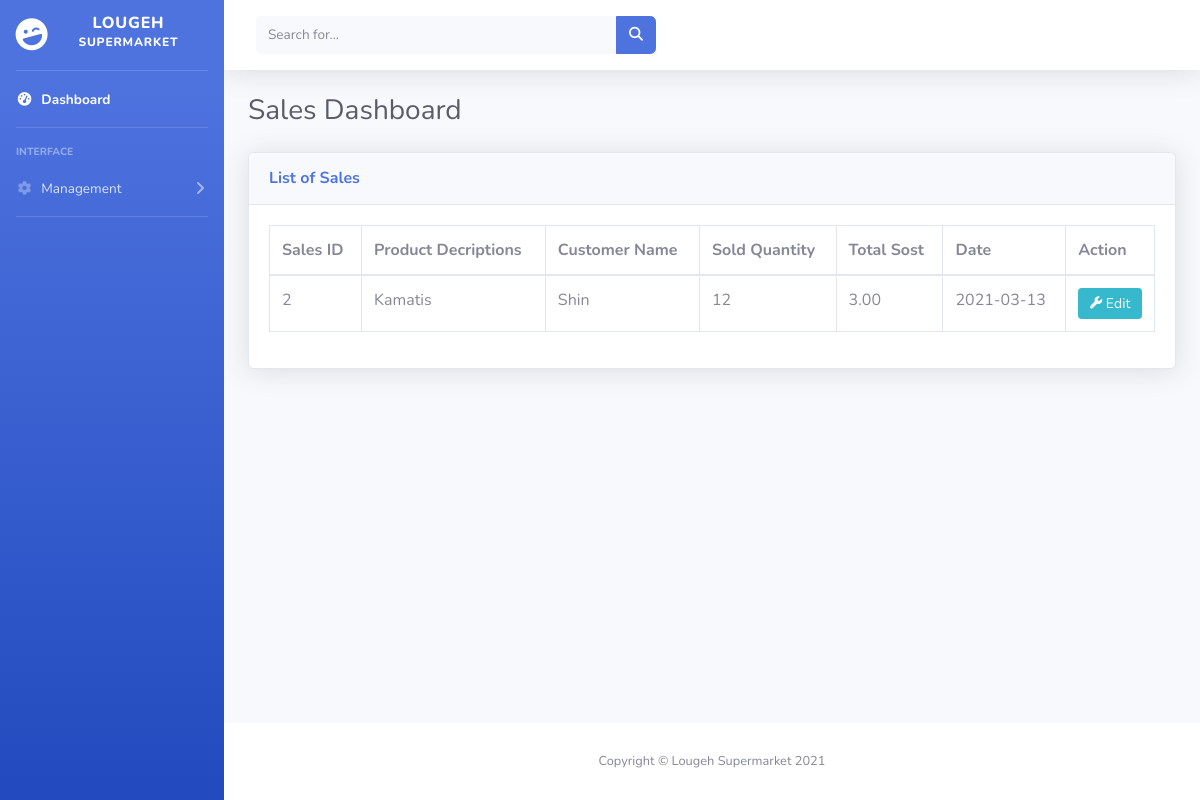
The page / on the database its author committed.
### tables this page shows
CREATE TABLE IF NOT EXISTS `sales_tbl` (
  `Sales_ID` int(64) NOT NULL AUTO_INCREMENT,
  `Product_ID` int(11) NOT NULL,
  `Customer_ID` int(11) NOT NULL,
  `Sold_Qty` int(11) NOT NULL,
  `Total_Sold` decimal(3,2) NOT NULL,
  `Sales_Date` date NOT NULL,
  PRIMARY KEY (`Sales_ID`),
  KEY `Product_ID` (`Product_ID`),
  KEY `Customer_ID` (`Customer_ID`),
  CONSTRAINT `Product_ID` FOREIGN KEY (`Product_ID`) REFERENCES `product_tbl` (`product_id`),
  CONSTRAINT `sales_tbl_ibfk_1` FOREIGN KEY (`Customer_ID`) REFERENCES `customer_tbl` (`Customer_id`)
);

CREATE TABLE IF NOT EXISTS `product_tbl` (
  `product_id` int(10) NOT NULL AUTO_INCREMENT,
  `Supplier_ID` int(10) NOT NULL,
  `Prod_Desc` varchar(50) NOT NULL,
  `Prod_Qty` int(25) NOT NULL,
  `Prod_Cost` decimal(7,2) NOT NULL,
  `Prod_Date` date NOT NULL,
  `Prod_Code` varchar(50) NOT NULL,
  PRIMARY KEY (`product_id`),
  KEY `Supplier_ID` (`Supplier_ID`),
  CONSTRAINT `Supplier_ID` FOREIGN KEY (`supplier_id`) REFERENCES `supplier_tbl` (`Supplier_ID`)
);

CREATE TABLE IF NOT EXISTS `customer_tbl` (
  `Customer_id` int(64) NOT NULL AUTO_INCREMENT,
  `Cust_Name` varchar(50) NOT NULL,
  `Cust_Address` varchar(50) NOT NULL,
  `Contact_Number` varchar(50) NOT NULL,
  PRIMARY KEY (`Customer_id`)
);

### index.php (the view, shortened to what this page needs)
<!DOCTYPE html>
<head>
    <link href="/vendor/fontawesome-free/css/all.min.css" rel="stylesheet" type="text/css">
    <link href="css/sb-admin-2.min.css" rel="stylesheet">
    <link href="vendor/datatables/dataTables.bootstrap4.min.css" rel="stylesheet">
</head>
<body id="page-top">
<div id="wrapper">
    <ul class="navbar-nav bg-gradient-primary sidebar sidebar-dark accordion" id="accordionSidebar">
        <a class="sidebar-brand d-flex align-items-center justify-content-center" href="index.php">
            <div class="sidebar-brand-icon rotate-n-15">
                <i class="fas fa-laugh-wink"></i>
            </div>
            <div class="sidebar-brand-text mx-3">Lougeh <sup>Supermarket</sup></div>
        </a>
        <hr class="sidebar-divider my-0">
        <li class="nav-item active">
            <a class="nav-link" href="index.php">
                <i class="fas fa-fw fa-tachometer-alt"></i>
                <span>Dashboard</span></a>
        </li>
        <hr class="sidebar-divider">
        <div class="sidebar-heading">
            Interface
        </div>
        <li class="nav-item">
            <a class="nav-link collapsed" href="#" data-toggle="collapse" data-target="#collapseTwo"
               aria-expanded="true" aria-controls="collapseTwo">
                <i class="fas fa-fw fa-cog"></i>
                <span>Management</span>
            </a>
        </li>
        <hr class="sidebar-divider d-none d-md-block">
    </ul>
    <div id="content-wrapper" class="d-flex flex-column">
        <div id="content">
            <nav class="navbar navbar-expand navbar-light bg-white topbar mb-4 static-top shadow">
                <form
                        class="d-none d-sm-inline-block form-inline mr-auto ml-md-3 my-2 my-md-0 mw-100 navbar-search">
                    <div class="input-group">
                        <input type="text" class="form-control bg-light border-0 small" placeholder="Search for..."
                               aria-label="Search" aria-describedby="basic-addon2">
                        <div class="input-group-append">
                            <button class="btn btn-primary" type="button">
                                <i class="fas fa-search fa-sm"></i>
                            </button>
                        </div>
                    </div>
                </form>
            </nav>
            <div class="container-fluid">
                <div class="d-sm-flex align-items-center justify-content-between mb-4">
                    <h1 class="h3 mb-0 text-gray-800">Sales Dashboard</h1>
                </div>
                <div class="card shadow mb-4">
                    <div class="card-header py-3">
                        <h6 class="m-0 font-weight-bold text-primary">List of Sales</h6>
                    </div>
                    <div class="card-body">
                        <div class="table-responsive">
                            <table class="table table-bordered" id="dataTable" width="100%" cellspacing="0">
                                <thead>
                                <tr>
                                    <th>Sales ID</th>
                                    <th>Product Decriptions</th>
                                    <th>Customer Name</th>
                                    <th>Sold Quantity</th>
                                    <th>Total Sost</th>
                                    <th>Date</th>
                                    <th colspan="1">Action</th>
                                </tr>
                                </thead>
                                <tbody>
                                <?php
                                include('config_connect.php');
                                $sql = "SELECT sales_tbl.`Sales_ID`,product_tbl.`Prod_Desc`, customer_tbl.`Cust_Name`,sales_tbl.`Sold_Qty`,sales_tbl.`Total_Sold`,sales_tbl.`Sales_Date`  FROM sales_tbl
INNER JOIN product_tbl ON sales_tbl.`Product_ID` = product_tbl.`product_id`
INNER JOIN customer_tbl ON sales_tbl.`Customer_ID` = customer_tbl.`Customer_id`";
                                $result = $conn->query($sql); ?>
                                <?php while ($row = $result->fetch_assoc()): ?>
                                    <tr>
                                        <td><?php echo $row['Sales_ID']; ?></td>
                                        <td><?php echo $row['Prod_Desc']; ?></td>
                                        <td><?php echo $row['Cust_Name']; ?></td>
                                        <td><?php echo $row['Sold_Qty']; ?></td>
                                        <td><?php echo $row['Total_Sold']; ?></td>
                                        <td><?php echo $row['Sales_Date']; ?></td>
                                        <td>
                                            <button class="btn btn-sm btn-info btn-block" data-toggle="modal"
                                                    type="button"
                                                    data-target="#UpdateModal<?php echo $row['Sales_ID'] ?>">
                                                <span class="fa fa-wrench fa-sm"></span> Edit
                                            </button>
                                        </td>
                                    </tr>
                                    <?php
                                endwhile;
                                ?>
                                </tbody>
                            </table>
                        </div>
                    </div>
                </div>
            </div>
        </div>
        <footer class="sticky-footer bg-white">
            <div class="container my-auto">
                <div class="copyright text-center my-auto">
                    <span>Copyright &copy; Lougeh Supermarket 2021</span>
                </div>
            </div>
        </footer>
    </div>
</div>
</body>
</html>

### rows shown on the page
sales_tbl: Sales_ID "2", Product_ID.Prod_Desc "Kamatis", Customer_ID.Cust_Name "Shin", Sold_Qty "12", Total_Sold "3.00", Sales_Date "2021-03-13"
